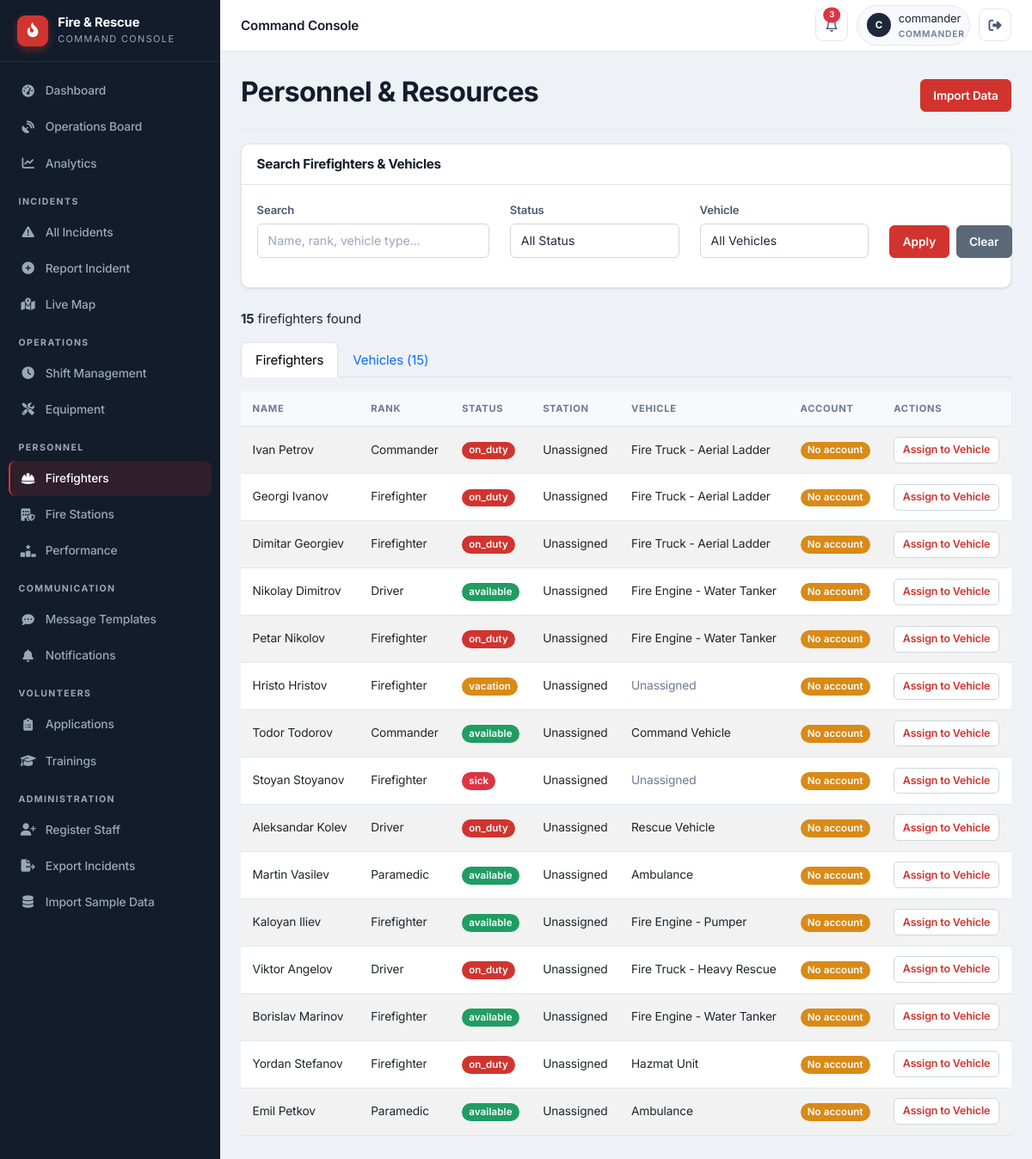
Before: /staff/firefighters (signed in) with the older database file.
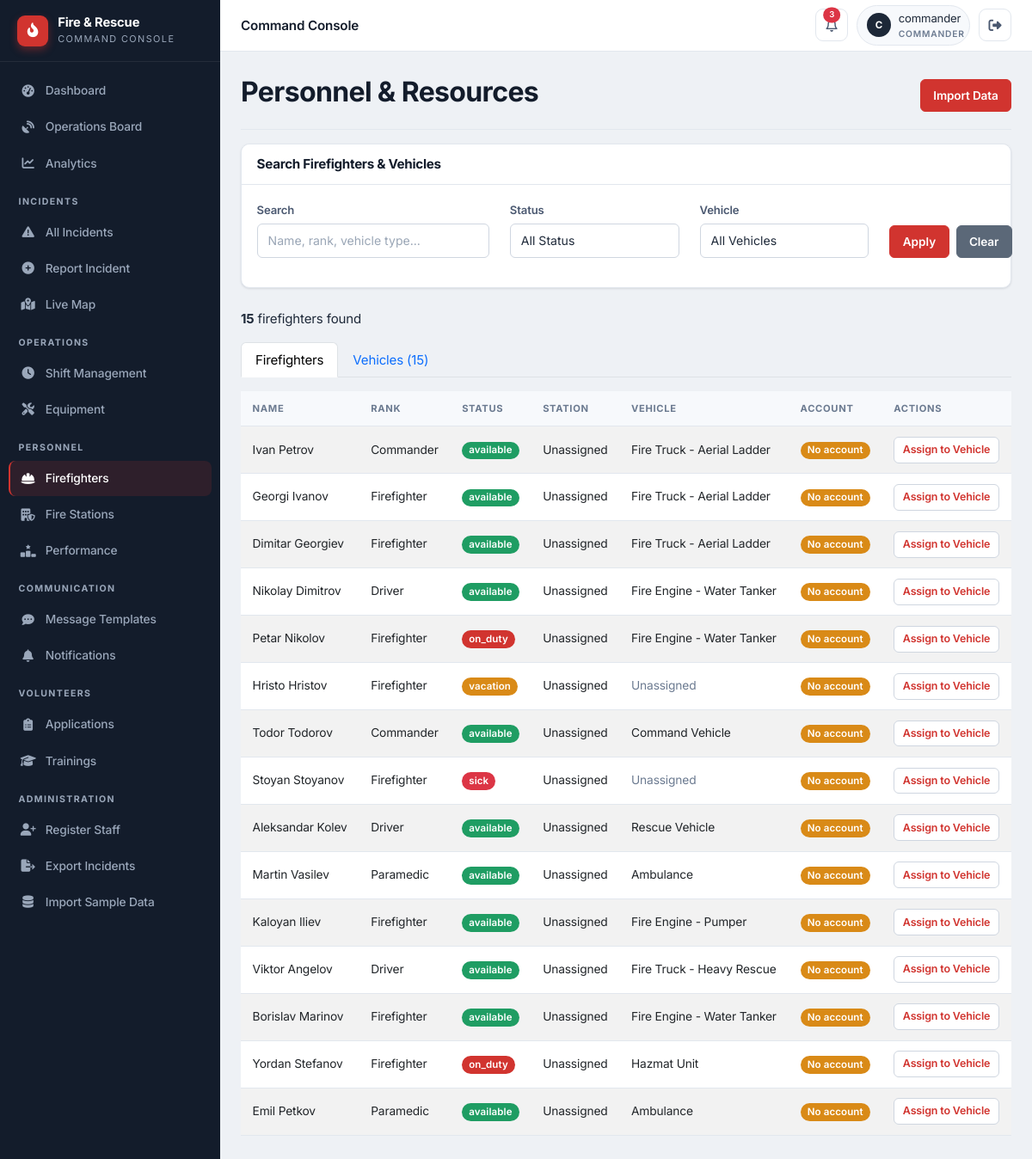
After: the same page with the newer database file.
### app/models/firefighter.py (models this page shows)
class Firefighter(db.Model):
    id = db.Column(db.Integer, primary_key=True)
    name = db.Column(db.String(100), nullable=False)
    rank = db.Column(db.String(50))
    status = db.Column(db.String(20), default='available')
    vehicle_id = db.Column(db.Integer, db.ForeignKey('vehicle.id'), nullable=True)
    station_id = db.Column(db.Integer, db.ForeignKey('fire_station.id'), nullable=True)
    user_id = db.Column(db.Integer, db.ForeignKey('user_model.id'), nullable=True, unique=True)
    user = db.relationship('UserModel', foreign_keys=[user_id], backref='firefighter_profile')
    employee_id = db.Column(db.String(20), unique=True, nullable=True)
    phone = db.Column(db.String(20), nullable=True)
    hire_date = db.Column(db.DateTime, nullable=True)
    last_active = db.Column(db.DateTime, nullable=True)
    current_shift_id = db.Column(db.Integer, db.ForeignKey('shift.id'), nullable=True)
    current_shift = db.relationship('Shift', foreign_keys=[current_shift_id], back_populates='firefighter')
    shifts = db.relationship('Shift', foreign_keys='Shift.firefighter_id', back_populates='firefighter')

### app/models/vehicle.py (models this page shows)
class Vehicle(db.Model):
    id = db.Column(db.Integer, primary_key=True)
    type = db.Column(db.String(50))
    location = db.Column(db.String(200))
    latitude = db.Column(db.Float, nullable=True)
    longitude = db.Column(db.Float, nullable=True)
    last_updated = db.Column(db.DateTime, default=datetime.datetime.utcnow, onupdate=datetime.datetime.utcnow)
    speed = db.Column(db.Float, nullable=True)
    heading = db.Column(db.Integer, nullable=True)
    status = db.Column(db.String(20), default='station')
    station_id = db.Column(db.Integer, db.ForeignKey('fire_station.id'), nullable=True)
    current_incident_id = db.Column(db.Integer, db.ForeignKey('incident.id'), nullable=True)
    route_polyline = db.Column(db.Text, nullable=True)      # JSON list of [lat, lng] along the road
    route_started_at = db.Column(db.DateTime, nullable=True)  # when the vehicle began driving
    route_total_seconds = db.Column(db.Float, nullable=True)  # animation duration (sped up for demo)
    route_real_seconds = db.Column(db.Float, nullable=True)   # real OSRM driving time, for ETA display
    route_distance_m = db.Column(db.Float, nullable=True)     # real route distance in meters
    route_dest_lat = db.Column(db.Float, nullable=True)
    route_dest_lng = db.Column(db.Float, nullable=True)
    current_incident = db.relationship('Incident', foreign_keys=[current_incident_id])
    firefighters = db.relationship('Firefighter', backref='assigned_vehicle', lazy=True)

### app/routes/firefighters.py (the view, shortened to what this page needs)
@firefighters_bp.route('/staff/firefighters')
@login_required
@role_required('dispatcher', 'commander')
def list_firefighters():
    search_query = request.args.get('search', '')
    status_filter = request.args.get('status', '')
    vehicle_filter = request.args.get('vehicle', '')
    ff_query = Firefighter.query
    if status_filter:
        ff_query = ff_query.filter(Firefighter.status == status_filter)
    if vehicle_filter:
        if vehicle_filter == 'unassigned':
            ff_query = ff_query.filter(Firefighter.vehicle_id.is_(None))
        else:
            ff_query = ff_query.filter(Firefighter.vehicle_id == vehicle_filter)
    all_firefighters = ff_query.all()
    v_query = Vehicle.query
    all_vehicles = v_query.all()
    all_statuses = ['available', 'on_duty', 'off_duty', 'training', 'sick', 'vacation']
    return render_template('staff/personnel/firefighters.html',
                           firefighters=all_firefighters,
                           vehicles=all_vehicles,
                           all_statuses=all_statuses,
                           search_query=search_query,
                           status_filter=status_filter,
                           vehicle_filter=vehicle_filter)

### app/utils.py (called while the page is built)
def login_required(f):
    @wraps(f)
    def decorated_function(*args, **kwargs):
        if not session.get('logged_in'):
            flash('Please login to access the staff portal.', 'warning')
            return redirect(url_for('auth.staff_login'))
        return f(*args, **kwargs)
    return decorated_function

def role_required(*roles):
    def decorator(f):
        @wraps(f)
        def decorated_function(*args, **kwargs):
            if not session.get('logged_in'):
                flash('Please login to access the staff portal.', 'warning')
                return redirect(url_for('auth.staff_login'))
            if session.get('user_role') not in roles:
                flash('Unauthorized access. This incident has been logged.', 'danger')
                return redirect(url_for('dashboard.staff_dashboard'))
            return f(*args, **kwargs)
        return decorated_function
    return decorator

### app/templates/staff/personnel/firefighters.html (shortened to what this page needs)
{% extends "staff/base.html" %}
{% block content %}
<div class="d-flex justify-content-between align-items-center"><h2>Personnel & Resources</h2><a href="{{ url_for('personnel.import_data') }}" class="btn btn-primary">Import Data</a></div>
<hr>
<div class="card mb-4"><div class="card-header bg-dark text-white"><h5 class="mb-0">Search Firefighters & Vehicles</h5></div><div class="card-body">
    <form method="GET" action="{{ url_for('personnel.list_firefighters') }}">
        <div class="row">
            <div class="col-md-4 mb-3"><label class="form-label">Search</label><input type="text" name="search" class="form-control" value="{{ search_query }}" placeholder="Name, rank, vehicle type..."></div>
            <div class="col-md-3 mb-3"><label class="form-label">Status</label><select name="status" class="form-select"><option value="">All Status</option></select></div>
            <div class="col-md-3 mb-3"><label class="form-label">Vehicle</label><select name="vehicle" class="form-select"><option value="">All Vehicles</option></select></div>
            <div class="col-md-2 mb-3 d-flex align-items-end"><button type="submit" class="btn btn-primary w-100">Apply</button><a href="{{ url_for('personnel.list_firefighters') }}" class="btn btn-secondary w-100 ms-2">Clear</a></div>
        </div>
    </form>
</div></div>
<div class="mb-3"><strong>{{ firefighters|length }}</strong> firefighters found</div>
<ul class="nav nav-tabs mb-3"><li class="nav-item"><a class="nav-link active" data-bs-toggle="tab" href="#firefighters">Firefighters</a></li><li class="nav-item"><a class="nav-link" data-bs-toggle="tab" href="#vehicles">Vehicles ({{ vehicles|length }})</a></li></ul>
<div class="tab-content">
    <div class="tab-pane fade show active" id="firefighters">
        {% if firefighters %}
        <table class="table table-striped"><thead><tr><th>Name</th><th>Rank</th><th>Status</th><th>Station</th><th>Vehicle</th><th>Account</th><th>Actions</th></tr></thead>
        <tbody>{% for f in firefighters %}<tr><td>{{ f.name }}</td><td>{{ f.rank }}</td><td><span class="badge bg-{% if f.status == 'available' %}success{% elif f.status == 'on_duty' %}primary{% elif f.status == 'vacation' %}warning{% elif f.status == 'sick' %}danger{% else %}secondary{% endif %}">{{ f.status }}</span></td><td>{{ f.station.name if f.station else 'Unassigned' }}</td><td>{% if f.assigned_vehicle %}{{ f.assigned_vehicle.type }}{% else %}<span class="text-muted">Unassigned</span>{% endif %}</td><td>{% if f.user %}<span class="badge bg-success">{{ f.user.username }}</span>{% else %}<span class="badge bg-warning">No account</span>{% endif %}</td><td><a href="{{ url_for('personnel.assign_firefighter', firefighter_id=f.id) }}" class="btn btn-sm btn-outline-primary">Assign to Vehicle</a></td></tr>{% endfor %}</tbody>
        </table>
        {% elif search_query or status_filter or vehicle_filter %}
        <p class="text-muted">No firefighters match your search.</p>
        {% endif %}
    </div>
</div>
{% endblock %}

Changed rows visible on the page:
changed Firefighter "Ivan Petrov": status "on_duty" → "available"
changed Firefighter "Georgi Ivanov": status "on_duty" → "available"
changed Firefighter "Dimitar Georgiev": status "on_duty" → "available"
changed Firefighter "Aleksandar Kolev": status "on_duty" → "available"
changed Firefighter "Viktor Angelov": status "on_duty" → "available"
